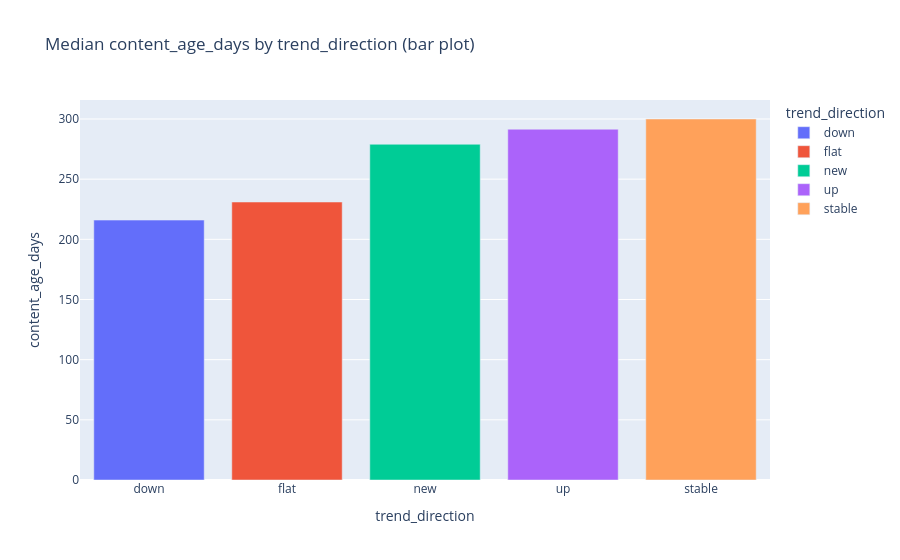

This figure's notebook cell:
### Code cell
# method 2 - grouping by trend_direction and taking all numeric columns, then sorting by content_age_days

import plotly.express as px

# Plotly automatically treats string indices as separate categories, so I went for this library
numeric_columns = [
    column for column in df.columns
    if np.issubdtype(df[column].dtype, np.number)
]
print("Numeric columns:", numeric_columns)
by_trend = df.groupby(by="trend_direction")[numeric_columns].median().sort_values(by="content_age_days", ascending=True)
fig = px.bar(by_trend, x=by_trend.index, y='content_age_days', color=by_trend.index, title="Median content_age_days by trend_direction (bar plot)")
fig.show()
by_trend

### Figure 1 — Plotly figure (JSON) as saved in the notebook; plotly's stock layout.template omitted (floating-point values rounded to 4 significant figures)
{"data": [{"hovertemplate": "trend_direction=%{x}<br>content_age_days=%{y}<extra></extra>", "legendgroup": "down", "marker": {"color": "#636efa", "pattern": {"shape": ""}}, "name": "down", "orientation": "v", "showlegend": true, "textposition": "auto", "type": "bar", "x": ["down"], "xaxis": "x", "y": [216.0], "yaxis": "y"}, {"hovertemplate": "trend_direction=%{x}<br>content_age_days=%{y}<extra></extra>", "legendgroup": "flat", "marker": {"color": "#EF553B", "pattern": {"shape": ""}}, "name": "flat", "orientation": "v", "showlegend": true, "textposition": "auto", "type": "bar", "x": ["flat"], "xaxis": "x", "y": [231.0], "yaxis": "y"}, {"hovertemplate": "trend_direction=%{x}<br>content_age_days=%{y}<extra></extra>", "legendgroup": "new", "marker": {"color": "#00cc96", "pattern": {"shape": ""}}, "name": "new", "orientation": "v", "showlegend": true, "textposition": "auto", "type": "bar", "x": ["new"], "xaxis": "x", "y": [279.0], "yaxis": "y"}, {"hovertemplate": "trend_direction=%{x}<br>content_age_days=%{y}<extra></extra>", "legendgroup": "up", "marker": {"color": "#ab63fa", "pattern": {"shape": ""}}, "name": "up", "orientation": "v", "showlegend": true, "textposition": "auto", "type": "bar", "x": ["up"], "xaxis": "x", "y": [291.5], "yaxis": "y"}, {"hovertemplate": "trend_direction=%{x}<br>content_age_days=%{y}<extra></extra>", "legendgroup": "stable", "marker": {"color": "#FFA15A", "pattern": {"shape": ""}}, "name": "stable", "orientation": "v", "showlegend": true, "textposition": "auto", "type": "bar", "x": ["stable"], "xaxis": "x", "y": [300.0], "yaxis": "y"}], "layout": {"barmode": "relative", "legend": {"title": {"text": "trend_direction"}, "tracegroupgap": 0}, "title": {"text": "Median content_age_days by trend_direction (bar plot)"}, "xaxis": {"anchor": "y", "categoryarray": ["down", "flat", "new", "up", "stable"], "categoryorder": "array", "domain": [0, 1], "title": {"text": "trend_direction"}}, "yaxis": {"anchor": "x", "domain": [0, 1], "title": {"text": "content_age_days"}}}}
